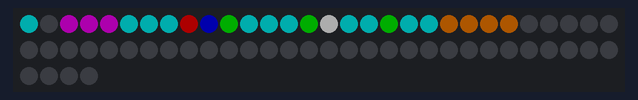
Bench run of a sketch on a simulated Arduino Uno, built with avr-gcc and run on an emulated ATmega328P. Parts: 64 RGB LEDs in strip order, left to right, continuing on the next row. Dim RGB values are drawn brighter than linear.

Above: at 0.1 s.

The sketch:

Pop_Art_hello_world.ino
```cpp
#include <Adafruit_NeoPixel.h>
#include "frames.h"
Adafruit_NeoPixel strip(64, 6);

int colors[9][3] {
  {255, 0, 255},
  {255, 128, 0},
  {255, 0, 0},
  {0, 255, 0},
  {0, 0, 255},
  {0, 255, 255},
  {255, 255, 255},
  {255, 255, 0},
  {153, 76, 0},
};

int whichFrame = 0;

void setup() {
  // put your setup code here, to run once:
  strip.begin();
  strip.clear();
  strip.setBrightness(50);

}

void loop() {
  // put your main code here, to run repeatedly:

  for (int i = 0; i < strip.numPixels(); i++) {
    int pixAddress = pixelMap[i];
    int whichColor = animation[whichFrame][i];
    int red = colors[whichColor][0];
    int green = colors[whichColor][1];
    int blue = colors[whichColor][2];
    if (pixAddress != 1) {
      strip.setPixelColor(pixAddress, red, green, blue);
    }

  }
  strip.show();
  delay(500);
  whichFrame = (whichFrame + 1) % 2;

}
```

Source omitted: frames.h (data table, 1002 bytes)
